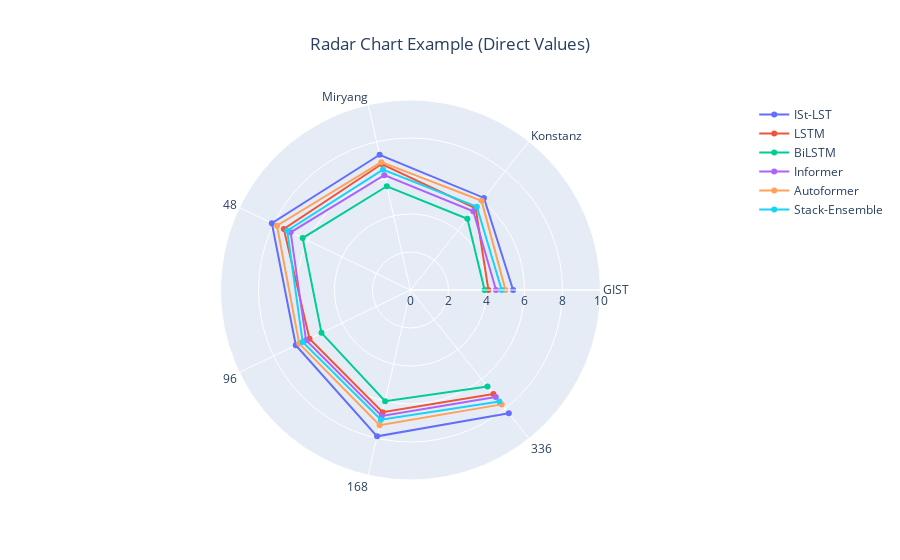

Source (notebook cell):
### Code cell
import numpy as np
import plotly.graph_objects as go
import pandas as pd

# Categories (radial axes labels)
categories = ['GIST', 'Konstanz', 'Miryang', '48', '96', '168', '336']

# Directly assigning values for each model
values = {
    'ISt-LST': [5.4, 6.2, 7.3, 8.1, 6.7, 7.9, 8.3],
    'LSTM': [4.1, 5.5, 6.8, 7.4, 5.9, 6.6, 7.0],
    'BiLSTM': [3.9, 4.8, 5.6, 6.3, 5.2, 6.0, 6.5],
    'Informer': [4.5, 5.3, 6.2, 7.0, 6.1, 6.8, 7.2],
    'Autoformer': [5.0, 6.0, 6.9, 7.8, 6.5, 7.3, 7.7],
    'Stack-Ensemble': [4.8, 5.6, 6.5, 7.2, 6.3, 7.0, 7.5]
}

# Create a DataFrame
values['categories'] = categories
df = pd.DataFrame(values)

# Initialize the radar chart
fig = go.Figure()

# Add each model's values to the radar chart
for model in values.keys():
    if model != 'categories':  # Skip the categories column
        fig.add_trace(go.Scatterpolar(
            r=df[model],
            theta=df['categories'],
            fill='none',
            name=model
        ))

# Update layout to match radar chart style
fig.update_layout(
    polar=dict(
        radialaxis=dict(visible=True, range=[0, 10])
    ),
    showlegend=True,
    title="Radar Chart Example (Direct Values)",
    title_x=0.5
)

# Show the plot
fig.show()

### Figure 1 — Plotly figure (JSON) as saved in the notebook; plotly's stock layout.template omitted (floating-point values rounded to 4 significant figures)
{"data": [{"fill": "none", "name": "ISt-LST", "r": [5.4, 6.2, 7.3, 8.1, 6.7, 7.9, 8.3], "theta": ["GIST", "Konstanz", "Miryang", "48", "96", "168", "336"], "type": "scatterpolar"}, {"fill": "none", "name": "LSTM", "r": [4.1, 5.5, 6.8, 7.4, 5.9, 6.6, 7], "theta": ["GIST", "Konstanz", "Miryang", "48", "96", "168", "336"], "type": "scatterpolar"}, {"fill": "none", "name": "BiLSTM", "r": [3.9, 4.8, 5.6, 6.3, 5.2, 6, 6.5], "theta": ["GIST", "Konstanz", "Miryang", "48", "96", "168", "336"], "type": "scatterpolar"}, {"fill": "none", "name": "Informer", "r": [4.5, 5.3, 6.2, 7, 6.1, 6.8, 7.2], "theta": ["GIST", "Konstanz", "Miryang", "48", "96", "168", "336"], "type": "scatterpolar"}, {"fill": "none", "name": "Autoformer", "r": [5, 6, 6.9, 7.8, 6.5, 7.3, 7.7], "theta": ["GIST", "Konstanz", "Miryang", "48", "96", "168", "336"], "type": "scatterpolar"}, {"fill": "none", "name": "Stack-Ensemble", "r": [4.8, 5.6, 6.5, 7.2, 6.3, 7, 7.5], "theta": ["GIST", "Konstanz", "Miryang", "48", "96", "168", "336"], "type": "scatterpolar"}], "layout": {"polar": {"radialaxis": {"range": [0, 10], "visible": true}}, "showlegend": true, "title": {"text": "Radar Chart Example (Direct Values)", "x": 0.5}}}
